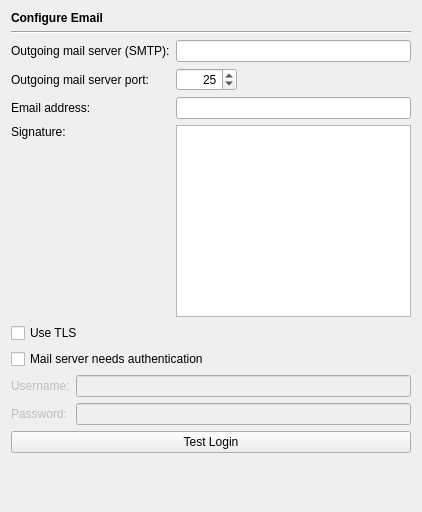
<?xml version="1.0" encoding="UTF-8"?>
<ui version="4.0">
 <class>EmailPage</class>
 <widget class="QWidget" name="EmailPage">
  <property name="geometry">
   <rect>
    <x>0</x>
    <y>0</y>
    <width>422</width>
    <height>512</height>
   </rect>
  </property>
  <layout class="QVBoxLayout" name="verticalLayout">
   <item>
    <widget class="QLabel" name="headerLabel">
     <property name="text">
      <string>&lt;b&gt;Configure Email&lt;/b&gt;</string>
     </property>
    </widget>
   </item>
   <item>
    <widget class="Line" name="line16">
     <property name="frameShape">
      <enum>QFrame::HLine</enum>
     </property>
     <property name="frameShadow">
      <enum>QFrame::Sunken</enum>
     </property>
     <property name="orientation">
      <enum>Qt::Horizontal</enum>
     </property>
    </widget>
   </item>
   <item>
    <layout class="QGridLayout" name="gridLayout_2">
     <item row="0" column="0">
      <widget class="QLabel" name="textLabel2_2">
       <property name="text">
        <string>Outgoing mail server (SMTP):</string>
       </property>
      </widget>
     </item>
     <item row="0" column="1" colspan="2">
      <widget class="QLineEdit" name="mailServerEdit">
       <property name="toolTip">
        <string>Enter the address of your mail server</string>
       </property>
      </widget>
     </item>
     <item row="1" column="0">
      <widget class="QLabel" name="label">
       <property name="text">
        <string>Outgoing mail server port:</string>
       </property>
      </widget>
     </item>
     <item row="1" column="1">
      <widget class="QSpinBox" name="portSpin">
       <property name="toolTip">
        <string>Enter the port of the mail server</string>
       </property>
       <property name="alignment">
        <set>Qt::AlignRight|Qt::AlignTrailing|Qt::AlignVCenter</set>
       </property>
       <property name="minimum">
        <number>1</number>
       </property>
       <property name="maximum">
        <number>65535</number>
       </property>
       <property name="value">
        <number>25</number>
       </property>
      </widget>
     </item>
     <item row="1" column="2">
      <spacer name="horizontalSpacer">
       <property name="orientation">
        <enum>Qt::Horizontal</enum>
       </property>
       <property name="sizeHint" stdset="0">
        <size>
         <width>118</width>
         <height>20</height>
        </size>
       </property>
      </spacer>
     </item>
     <item row="2" column="0">
      <widget class="QLabel" name="textLabel1_5">
       <property name="text">
        <string>Email address:</string>
       </property>
      </widget>
     </item>
     <item row="2" column="1" colspan="2">
      <widget class="QLineEdit" name="emailEdit">
       <property name="toolTip">
        <string>Enter your email address</string>
       </property>
      </widget>
     </item>
     <item row="3" column="0">
      <widget class="QLabel" name="textLabel1_6">
       <property name="text">
        <string>Signature:</string>
       </property>
       <property name="alignment">
        <set>Qt::AlignTop</set>
       </property>
      </widget>
     </item>
     <item row="3" column="1" colspan="2">
      <widget class="QTextEdit" name="signatureEdit">
       <property name="toolTip">
        <string>Enter your email signature</string>
       </property>
       <property name="acceptRichText">
        <bool>false</bool>
       </property>
      </widget>
     </item>
    </layout>
   </item>
   <item>
    <widget class="QCheckBox" name="useTlsCheckBox">
     <property name="toolTip">
      <string>Select to use TLS</string>
     </property>
     <property name="text">
      <string>Use TLS</string>
     </property>
    </widget>
   </item>
   <item>
    <widget class="QCheckBox" name="mailAuthenticationCheckBox">
     <property name="toolTip">
      <string>Select to authenticatate against the mail server</string>
     </property>
     <property name="text">
      <string>Mail server needs authentication</string>
     </property>
    </widget>
   </item>
   <item>
    <layout class="QGridLayout" name="gridLayout">
     <item row="0" column="0">
      <widget class="QLabel" name="textLabel1_15">
       <property name="enabled">
        <bool>false</bool>
       </property>
       <property name="text">
        <string>Username:</string>
       </property>
      </widget>
     </item>
     <item row="0" column="1">
      <widget class="QLineEdit" name="mailUserEdit">
       <property name="enabled">
        <bool>false</bool>
       </property>
       <property name="toolTip">
        <string>Enter your mail server username</string>
       </property>
      </widget>
     </item>
     <item row="1" column="0">
      <widget class="QLabel" name="textLabel2_7">
       <property name="enabled">
        <bool>false</bool>
       </property>
       <property name="text">
        <string>Password:</string>
       </property>
      </widget>
     </item>
     <item row="1" column="1">
      <widget class="QLineEdit" name="mailPasswordEdit">
       <property name="enabled">
        <bool>false</bool>
       </property>
       <property name="toolTip">
        <string>Enter your password for accessing the mail server</string>
       </property>
       <property name="echoMode">
        <enum>QLineEdit::Password</enum>
       </property>
      </widget>
     </item>
     <item row="2" column="0" colspan="2">
      <widget class="QPushButton" name="testButton">
       <property name="toolTip">
        <string>Press to test the login data</string>
       </property>
       <property name="text">
        <string>Test Login</string>
       </property>
      </widget>
     </item>
    </layout>
   </item>
   <item>
    <spacer>
     <property name="orientation">
      <enum>Qt::Vertical</enum>
     </property>
     <property name="sizeHint" stdset="0">
      <size>
       <width>20</width>
       <height>40</height>
      </size>
     </property>
    </spacer>
   </item>
  </layout>
 </widget>
 <tabstops>
  <tabstop>mailServerEdit</tabstop>
  <tabstop>portSpin</tabstop>
  <tabstop>emailEdit</tabstop>
  <tabstop>signatureEdit</tabstop>
  <tabstop>useTlsCheckBox</tabstop>
  <tabstop>mailAuthenticationCheckBox</tabstop>
  <tabstop>mailUserEdit</tabstop>
  <tabstop>mailPasswordEdit</tabstop>
 </tabstops>
 <resources/>
 <connections>
  <connection>
   <sender>mailAuthenticationCheckBox</sender>
   <signal>toggled(bool)</signal>
   <receiver>textLabel1_15</receiver>
   <slot>setEnabled(bool)</slot>
   <hints>
    <hint type="sourcelabel">
     <x>35</x>
     <y>292</y>
    </hint>
    <hint type="destinationlabel">
     <x>44</x>
     <y>316</y>
    </hint>
   </hints>
  </connection>
  <connection>
   <sender>mailAuthenticationCheckBox</sender>
   <signal>toggled(bool)</signal>
   <receiver>textLabel2_7</receiver>
   <slot>setEnabled(bool)</slot>
   <hints>
    <hint type="sourcelabel">
     <x>70</x>
     <y>289</y>
    </hint>
    <hint type="destinationlabel">
     <x>11</x>
     <y>343</y>
    </hint>
   </hints>
  </connection>
  <connection>
   <sender>mailAuthenticationCheckBox</sender>
   <signal>toggled(bool)</signal>
   <receiver>mailUserEdit</receiver>
   <slot>setEnabled(bool)</slot>
   <hints>
    <hint type="sourcelabel">
     <x>101</x>
     <y>288</y>
    </hint>
    <hint type="destinationlabel">
     <x>122</x>
     <y>316</y>
    </hint>
   </hints>
  </connection>
  <connection>
   <sender>mailAuthenticationCheckBox</sender>
   <signal>toggled(bool)</signal>
   <receiver>mailPasswordEdit</receiver>
   <slot>setEnabled(bool)</slot>
   <hints>
    <hint type="sourcelabel">
     <x>172</x>
     <y>290</y>
    </hint>
    <hint type="destinationlabel">
     <x>172</x>
     <y>346</y>
    </hint>
   </hints>
  </connection>
 </connections>
</ui>
